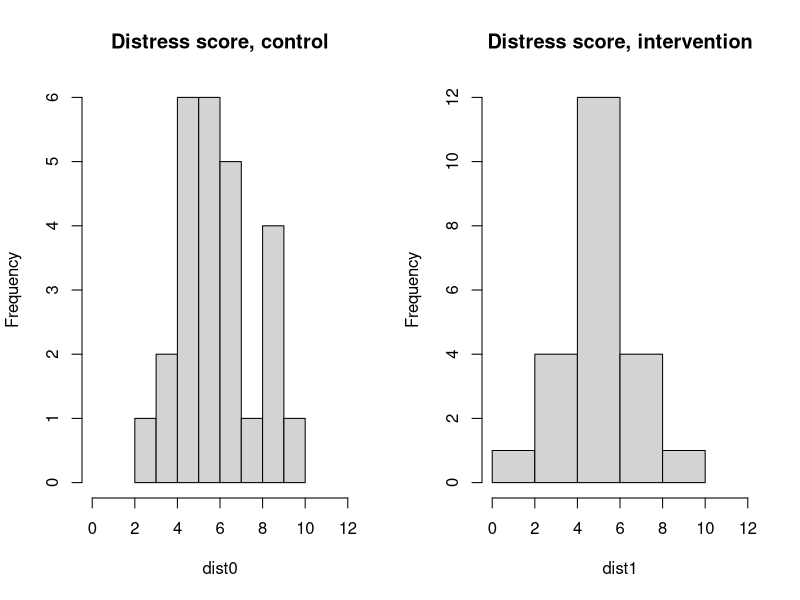
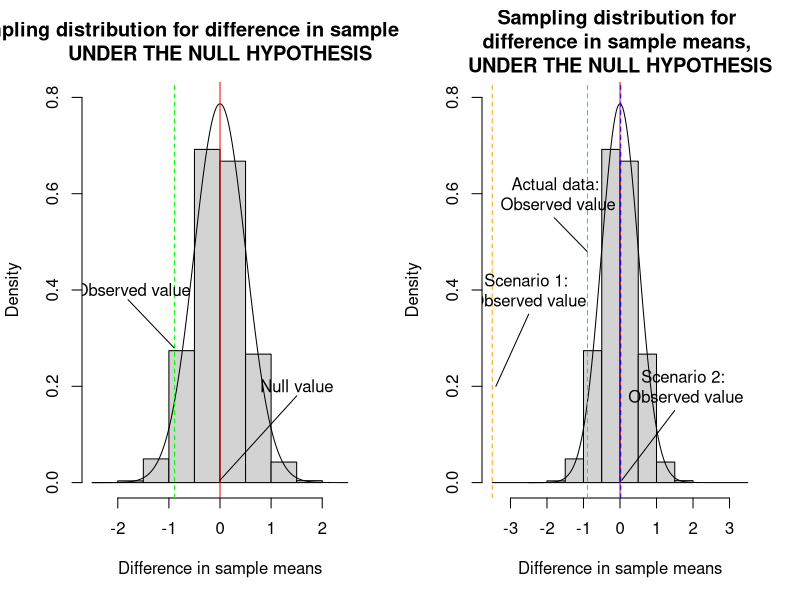

These figures' R source, in order:
# Read in data (emotional distress scores in control and intervention group)
dist0 <- c(5, 2, 5,  7,  6,  7,  7,  5,  8,  6,  6,  9,  4,  5,  9,  7,  9,  5,  6, 10,  9,  4,  6,  6,  5,  7)
dist1<- c(5,  5,  6,  6, 1,  5, 10,  7,  3,  6,  7,  8,  6,  7,  5,  4,  5,  6,  4,  6,  3,  5)

# Calculate sample means 
print("Sample means: ")
mean(dist0)
mean(dist1)

# Calculate sample standard deviations 
print("Sample SDs: ")
sqrt(var(dist0))
sqrt(var(dist1))

# Draw histograms of the scores in each group
options(repr.plot.width=6, repr.plot.height=4)
par(mfrow=c(1,2))
hist(dist0, main="Distress score, control", xlim=c(0, 12))
hist(dist1, main="Distress score, intervention", xlim=c(0, 12))

# Sample difference in means
delta.hat <- mean(dist1) - mean(dist0)

# Randomly generate 10000 sample differences in means (following the sampling distribution under the null hypothesis)
sample.diff.means <- rnorm(10000, 0, 0.507)

# Draw the approximate sampling distribution with the percentile confidence limits marked in red
options(repr.plot.width=5, repr.plot.height=5)
hist(sample.diff.means, freq=FALSE, main="Sampling distribution for difference in sample means, \nUNDER THE NULL HYPOTHESIS", xlab="Difference in sample means", xlim=c(-2.5, 2.5), ylim=c(0, 0.8))
lines(seq(-2.5, 2.5, 0.025), dnorm(seq(-2.5, 2.5, 0.025), 0, 0.507))
abline(v=0, col="red")
abline(v=delta.hat, col="green", lty=2)

text(1.5, 0.2, "Null value")
text(-1.7, 0.4, "Observed value")
lines(c(0, 1.5), c(0.005, 0.18))
lines(c(-1.8, -0.9), c(0.38, 0.28))

# Draw the approximate sampling distribution with the percentile confidence limits marked in red
options(repr.plot.width=5, repr.plot.height=5)
hist(sample.diff.means, freq=FALSE, main="Sampling distribution for \ndifference in sample means, \nUNDER THE NULL HYPOTHESIS", xlab="Difference in sample means", ylim=c(0, 0.8), xlim=c(-3.5, 3.5))
lines(seq(-3.5, 3.5, 0.025), dnorm(seq(-3.5, 3.5, 0.025), 0, 0.507))
abline(v=0, col="red")
abline(v=delta.hat, col="green", lty=2)
abline(v=-3.5, col="orange", lty=2)
abline(v=0.02, col="blue", lty=2)

text(-2.5, 0.4, "Scenario 1: \nObserved value")
text(1.8, 0.2,  "Scenario 2: \nObserved value")
text(-1.7, 0.6, "Actual data: \nObserved value")
lines(c(0.05, 1.5), c(0.005, 0.15))
lines(c(-2.5, -3.4), c(0.35, 0.2))
lines(c(-1.8, -0.9), c(0.55, 0.48))


